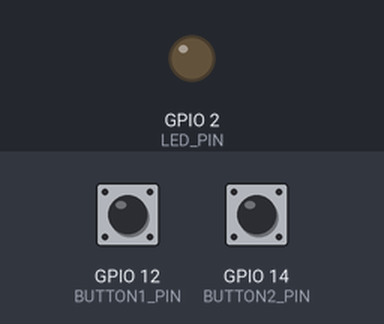
Bench run of a sketch on a simulated ESP32. On the bench: output pins drawn as LEDs (lit = HIGH). The test bench sets the inputs (shaded band); at power-on: GPIO 14 (BUTTON2_PIN) HIGH, GPIO 12 (BUTTON1_PIN) HIGH. WiFi joins after 1.5 s; servers stay silent unless stated.

Above: at 2.7 s.
2.8 s: GPIO 14 (BUTTON2_PIN) pulled LOW for 1.2 s
At 4.3 s:
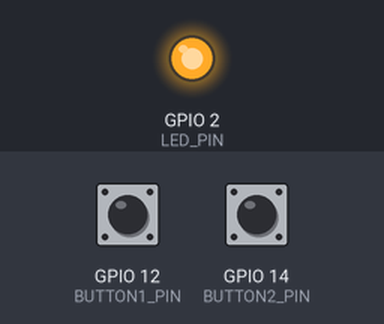
6.0 s: GPIO 14 (BUTTON2_PIN) pulled LOW for 3.2 s
At 10.4 s:
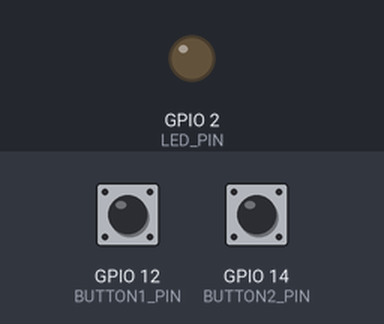
Timing chart, 0 to 11.9 s (numbered marks = the images above; inputs shaded):
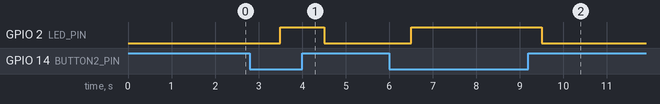

Measured:
- after the input at 2.8 s, GPIO 2 (LED_PIN): LOW → HIGH after 0.70 s, → LOW 1.0 s later
- after the input at 6.0 s, GPIO 2 (LED_PIN): LOW → HIGH after 0.50 s, → LOW 3.0 s later

The sketch:

sketch.ino
```cpp
#include <WiFi.h>

const char WIFI_SSID[] = "Sunrise_3228896";
const char WIFI_PASSWORD[] = "kbno4mwf4Uaavwtp";
const int LED_PIN = 2;
const int BUTTON1_PIN = 12;
const int BUTTON2_PIN = 14;

struct ButtonState
{
  int pin;
  bool stableLevel;
  bool lastReadLevel;
  uint32_t lastChangeMs;
};

ButtonState b1{BUTTON1_PIN, true, true, 0};
ButtonState b2{BUTTON2_PIN, true, true, 0};

void handleButton(ButtonState &b, int id)
{
  bool on = digitalRead(b.pin);

  digitalWrite(LED_PIN, on ? LOW : HIGH);
}

void setup()
{
  pinMode(LED_PIN, OUTPUT);
  digitalWrite(LED_PIN, LOW);

  pinMode(BUTTON1_PIN, INPUT_PULLUP);
  pinMode(BUTTON2_PIN, INPUT_PULLUP);

  WiFi.begin(WIFI_SSID, WIFI_PASSWORD);
  while (WiFi.status() != WL_CONNECTED)
  {
    delay(250);
  }
}

void loop()
{
  handleButton(b1, 1);
  handleButton(b2, 2);
  delay(1000);
}
```
